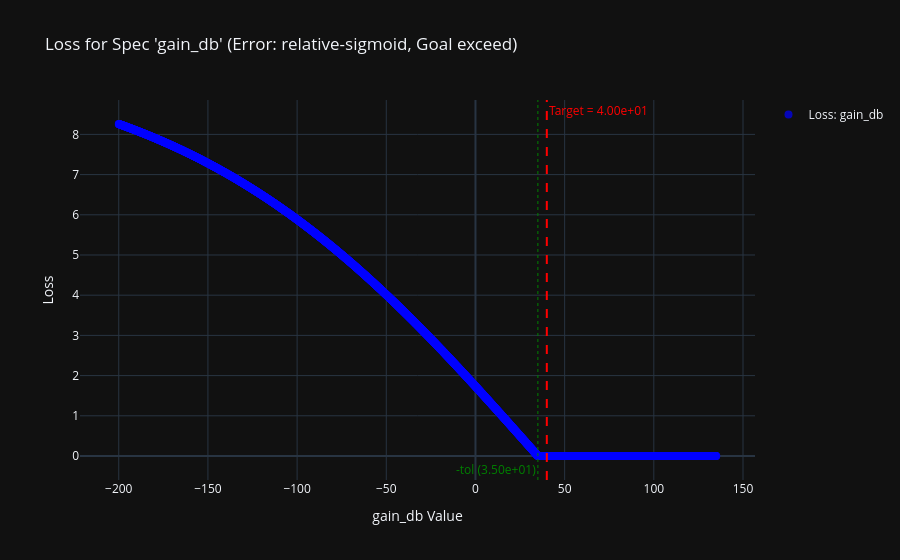

Here is the notebook cell this chart was saved with:
### Markdown cell above
## Visualize the loss function for each spec

### Code cell
# Should match the Project Setup
spec_name = 'gain_db'

# Array of values
min_val  = np.float64(-200.0)
max_val  = np.float64(135)
points_per_unit = 10

vals = np.linspace(min_val, max_val, int((max_val-min_val) * (points_per_unit)))  

# Visualize the loss function
visualize_loss_fn(optimizer_cls=Nevergrad_Spice_Multi_Spec_Constraint_Satisfaction, setup_obj=PROJECT_SETUP, spec_name=spec_name, array_of_values=vals)

### Figure 1 — Plotly figure (JSON) as saved in the notebook; plotly's stock layout.template omitted (floating-point values rounded to 4 significant figures; data arrays with more than 128 entries replaced by an {"elided": "..."} marker saying what was removed)
{"data": [{"marker": {"color": "blue", "opacity": 0.7, "size": 8, "symbol": "circle"}, "mode": "markers", "name": "Loss: gain_db", "type": "scatter", "x": {"elided": "3350 float values"}, "y": {"elided": "3350 float values"}}], "layout": {"annotations": [{"font": {"color": "red"}, "showarrow": false, "text": "Target = 4.00e+01", "x": 40, "xanchor": "left", "xref": "x", "y": 1, "yanchor": "top", "yref": "y domain"}, {"font": {"color": "green"}, "showarrow": false, "text": "-tol (3.50e+01)", "x": 35, "xanchor": "right", "xref": "x", "y": 0, "yanchor": "bottom", "yref": "y domain"}], "shapes": [{"line": {"color": "red", "dash": "dash", "width": 2}, "type": "line", "x0": 40, "x1": 40, "xref": "x", "y0": 0, "y1": 1, "yref": "y domain"}, {"line": {"color": "green", "dash": "dot", "width": 1}, "type": "line", "x0": 35, "x1": 35, "xref": "x", "y0": 0, "y1": 1, "yref": "y domain"}], "showlegend": true, "title": {"text": "Loss for Spec 'gain_db' (Error: relative-sigmoid, Goal exceed)"}, "xaxis": {"title": {"text": "gain_db Value"}}, "yaxis": {"title": {"text": "Loss"}}}}
